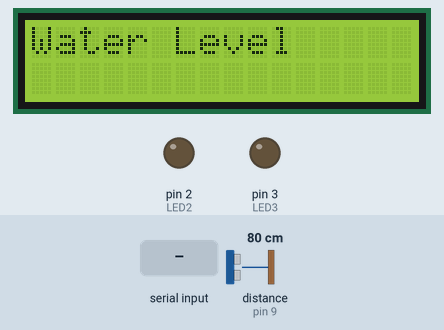
This sketch was run on a simulated Arduino Uno, built with avr-gcc and run on an emulated ATmega328P. On the bench: 16×2 character LCD, output pins drawn as LEDs (lit = HIGH). Wiring (inferred from the names in the program): ultrasonic range finder: trigger pin 8; echo pin 9. The inputs (shaded band) are chosen by the test bench; at power-on: distance to the obstacle (sensor on pin 9) 80 cm. The echo pulse lasts 58.3 µs per cm; pins used as bus, display or sensor lines are not drawn; what the sketch prints to the serial monitor is not drawn.

Above: at 4.2 s.
4.3 s: "1" received over Serial
At 5.2 s:
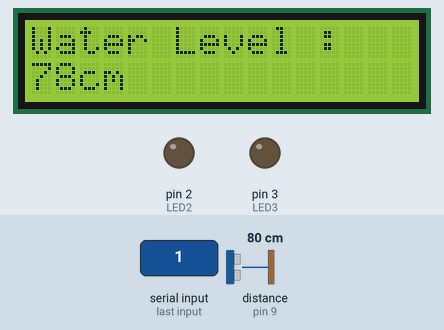
6.0 s: distance to the obstacle (sensor on pin 9) set to 56 cm
At 7.1 s:
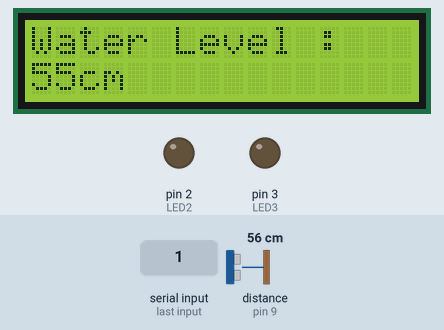
9.0 s: distance to the obstacle (sensor on pin 9) set to 46 cm
At 10.3 s:
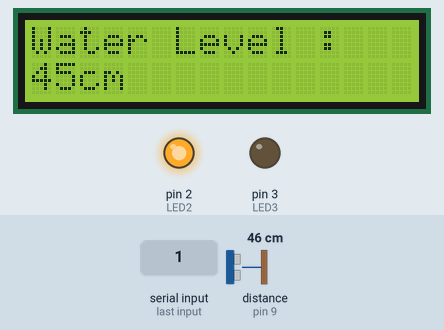
10.6 s: distance to the obstacle (sensor on pin 9) set to 24 cm
At 11.3 s:
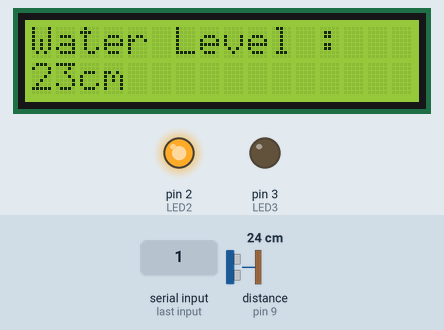
12.2 s: distance to the obstacle (sensor on pin 9) set to 19 cm
At 13.8 s:
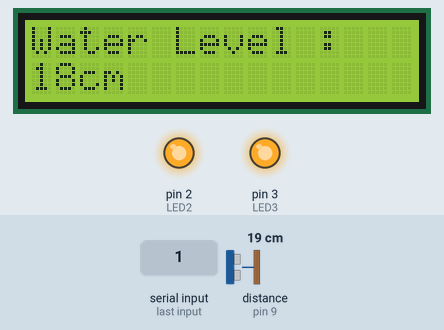
Timing chart, 0 to 14.8 s (numbered marks = the images above; inputs shaded):
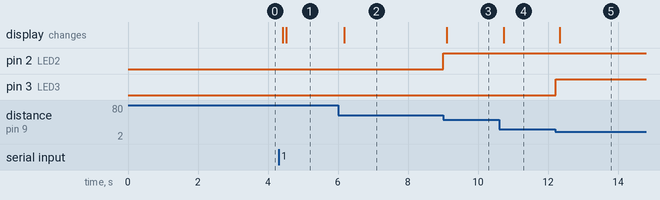

The sketch:

level.ino
```cpp
#include <LiquidCrystal.h>
const int rs = 12, en = 11, d4 = 7, d5 = 6, d6 = 5, d7 = 4;
int LED1 = 1;
int LED2 = 2;
int LED3 = 3;
const int TP = 8;
const int EP = 9;
LiquidCrystal lcd(rs, en, d4, d5, d6, d7);

void setup() {
  // put your setup code here, to run once:
lcd.begin(16, 2);

pinMode(LED1, OUTPUT);
pinMode(LED2, OUTPUT);
pinMode(LED3, OUTPUT);
pinMode(TP, OUTPUT);
pinMode(EP, INPUT);
Serial.begin(9600);
lcd.print("Water Level");
delay(3000);


}

void loop() {
  // put your main code here, to run repeatedly:
int distance = 0;
int duration = 0;
digitalWrite(TP,LOW);
delayMicroseconds(2);
digitalWrite(TP,HIGH);
delayMicroseconds(10);
digitalWrite(TP,LOW);
duration = pulseIn(EP,HIGH);
distance = duration*0.034/2;


if(distance>50)
{
  digitalWrite(LED1,HIGH);
  digitalWrite(LED2,LOW);
  digitalWrite(LED3,LOW);
}

else if(distance<=50 && distance>20)
{
  digitalWrite(LED1,HIGH);
  digitalWrite(LED2,HIGH);
  digitalWrite(LED3,LOW);
}

else if(distance<=20)
{
  digitalWrite(LED1,HIGH);
  digitalWrite(LED2,HIGH);
  digitalWrite(LED3,HIGH);
}

Serial.print("Distance:");
Serial.println(distance);
if(Serial.available())
{
  delay(100);
  lcd.clear();
  lcd.print("Water Level :");
  lcd.setCursor(0,2);
  lcd.print(distance);
  lcd.print("cm");
}

}
```

Measured:
- the behaviour switches between 52 and 51 cm on distance to the obstacle (sensor on pin 9) (found by bisection; images 2 and 3)
- the behaviour switches between 22 and 21 cm on distance to the obstacle (sensor on pin 9) (found by bisection; images 4 and 5)
- after the input at 4.3 s, the display: first changes after 0.12 s (image 1 shows a later state)
- after the input at 6.0 s, the display: changes after 0.18 s (image 2)
- after the input at 9.0 s, pin 2 (LED2): LOW → HIGH at once; the display: changes after 0.11 s (image 3)
- after the input at 10.6 s, the display: changes after 0.13 s (image 4)
- after the input at 12.2 s, pin 3 (LED3): LOW → HIGH at once; the display: changes after 0.13 s (image 5)
